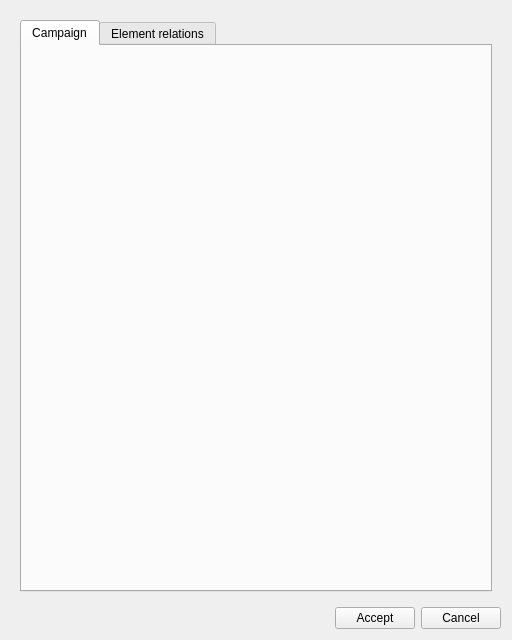
<?xml version="1.0" encoding="UTF-8"?>
<ui version="4.0">
 <class>add_campaign</class>
 <widget class="QDialog" name="add_campaign">
  <property name="geometry">
   <rect>
    <x>0</x>
    <y>0</y>
    <width>512</width>
    <height>640</height>
   </rect>
  </property>
  <property name="windowTitle">
   <string>Campaign</string>
  </property>
  <layout class="QVBoxLayout" name="verticalLayout_3">
   <item>
    <widget class="QWidget" name="centralwidget" native="true">
     <layout class="QVBoxLayout" name="verticalLayout_2">
      <item>
       <widget class="QTabWidget" name="tab_widget">
        <property name="currentIndex">
         <number>0</number>
        </property>
        <widget class="QWidget" name="tab_data">
         <attribute name="title">
          <string>Campaign</string>
         </attribute>
         <layout class="QVBoxLayout" name="verticalLayout" stretch="0">
          <item>
           <layout class="QGridLayout" name="lyt_data_1"/>
          </item>
         </layout>
        </widget>
        <widget class="QWidget" name="tab_relations">
         <attribute name="title">
          <string>Element relations</string>
         </attribute>
         <layout class="QVBoxLayout" name="verticalLayout_4">
          <item>
           <layout class="QHBoxLayout" name="lyt_selection">
            <item>
             <widget class="QLineEdit" name="feature_id"/>
            </item>
            <item>
             <widget class="QPushButton" name="btn_insert">
              <property name="text">
               <string/>
              </property>
              <property name="icon">
               <iconset>
                <normaloff>../icons/111.png</normaloff>../icons/111.png</iconset>
              </property>
             </widget>
            </item>
            <item>
             <widget class="QPushButton" name="btn_delete">
              <property name="text">
               <string/>
              </property>
              <property name="icon">
               <iconset>
                <normaloff>../icons/112.png</normaloff>../icons/112.png</iconset>
              </property>
             </widget>
            </item>
           </layout>
          </item>
          <item>
           <widget class="QTabWidget" name="tab_feature">
            <property name="currentIndex">
             <number>0</number>
            </property>
            <widget class="QWidget" name="tab_arc">
             <attribute name="title">
              <string>Arc</string>
             </attribute>
             <layout class="QGridLayout" name="gridLayout">
              <item row="0" column="0">
               <widget class="QTableView" name="tbl_campaign_x_arc">
                <property name="sortingEnabled">
                 <bool>true</bool>
                </property>
               </widget>
              </item>
             </layout>
            </widget>
            <widget class="QWidget" name="tab_node">
             <attribute name="title">
              <string>Node</string>
             </attribute>
             <layout class="QGridLayout" name="gridLayout_2">
              <item row="0" column="0">
               <widget class="QTableView" name="tbl_campaign_x_node">
                <property name="sortingEnabled">
                 <bool>true</bool>
                </property>
               </widget>
              </item>
             </layout>
            </widget>
            <widget class="QWidget" name="tab_connec">
             <attribute name="title">
              <string>Connec</string>
             </attribute>
             <layout class="QGridLayout" name="gridLayout_3">
              <item row="0" column="0">
               <widget class="QTableView" name="tbl_campaign_x_connec">
                <property name="sortingEnabled">
                 <bool>true</bool>
                </property>
               </widget>
              </item>
             </layout>
            </widget>
            <widget class="QWidget" name="tab_link">
             <attribute name="title">
              <string>Link</string>
             </attribute>
             <layout class="QGridLayout" name="gridLayout_5">
              <item row="0" column="0">
               <widget class="QTableView" name="tbl_campaign_x_link">
                <property name="sortingEnabled">
                 <bool>true</bool>
                </property>
               </widget>
              </item>
             </layout>
            </widget>
            <widget class="QWidget" name="tab_gully">
             <attribute name="title">
              <string>Gully</string>
             </attribute>
             <layout class="QGridLayout" name="gridLayout_4">
              <item row="0" column="0">
               <widget class="QTableView" name="tbl_campaign_x_gully">
                <property name="sortingEnabled">
                 <bool>true</bool>
                </property>
               </widget>
              </item>
             </layout>
            </widget>
           </widget>
          </item>
         </layout>
        </widget>
       </widget>
      </item>
     </layout>
    </widget>
   </item>
   <item>
    <layout class="QGridLayout" name="lyt_buttons">
     <item row="0" column="1">
      <widget class="QPushButton" name="btn_accept">
       <property name="text">
        <string>Accept</string>
       </property>
      </widget>
     </item>
     <item row="0" column="2">
      <widget class="QPushButton" name="btn_cancel">
       <property name="text">
        <string>Cancel</string>
       </property>
      </widget>
     </item>
     <item row="0" column="0">
      <spacer name="horizontalSpacer">
       <property name="orientation">
        <enum>Qt::Horizontal</enum>
       </property>
       <property name="sizeHint" stdset="0">
        <size>
         <width>40</width>
         <height>20</height>
        </size>
       </property>
      </spacer>
     </item>
    </layout>
   </item>
  </layout>
  <action name="actionT">
   <property name="text">
    <string>t</string>
   </property>
  </action>
 </widget>
 <tabstops>
  <tabstop>tab_widget</tabstop>
  <tabstop>feature_id</tabstop>
  <tabstop>btn_insert</tabstop>
  <tabstop>btn_delete</tabstop>
 </tabstops>
 <resources/>
 <connections/>
</ui>
